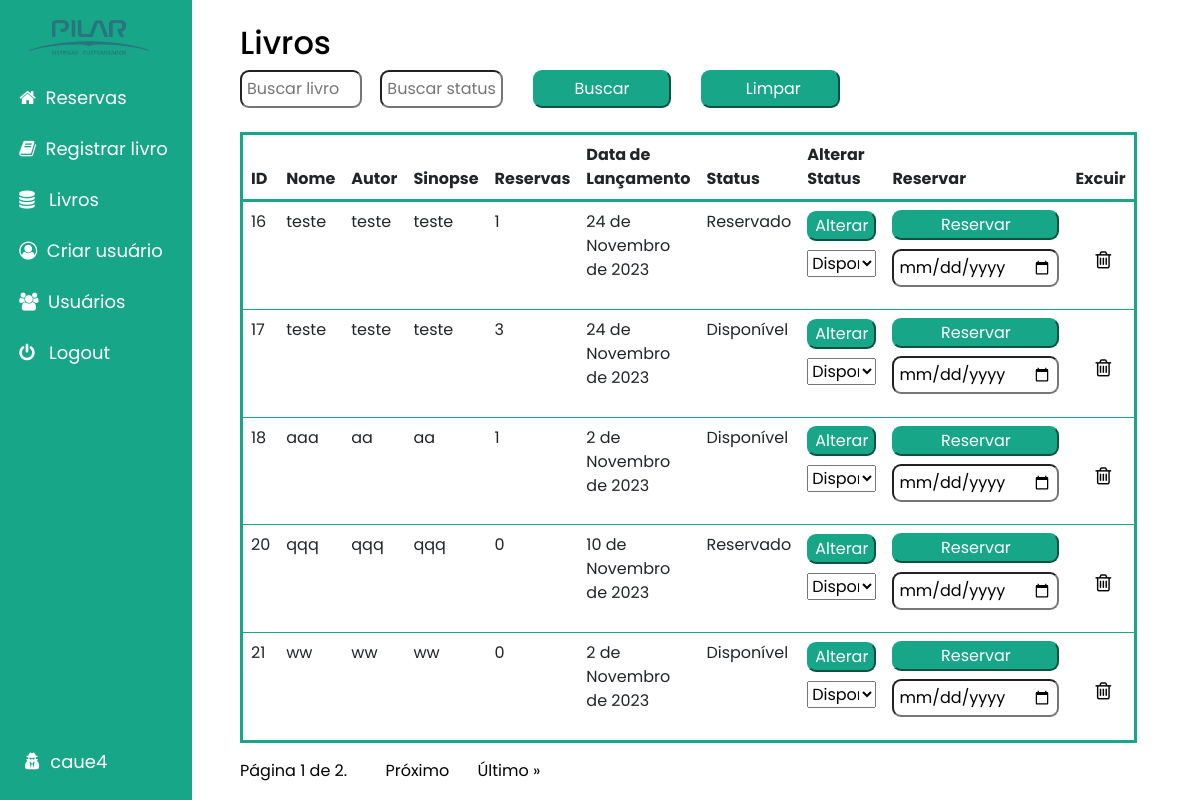
Page /show_books/filter/ (signed in) on the earlier database version.
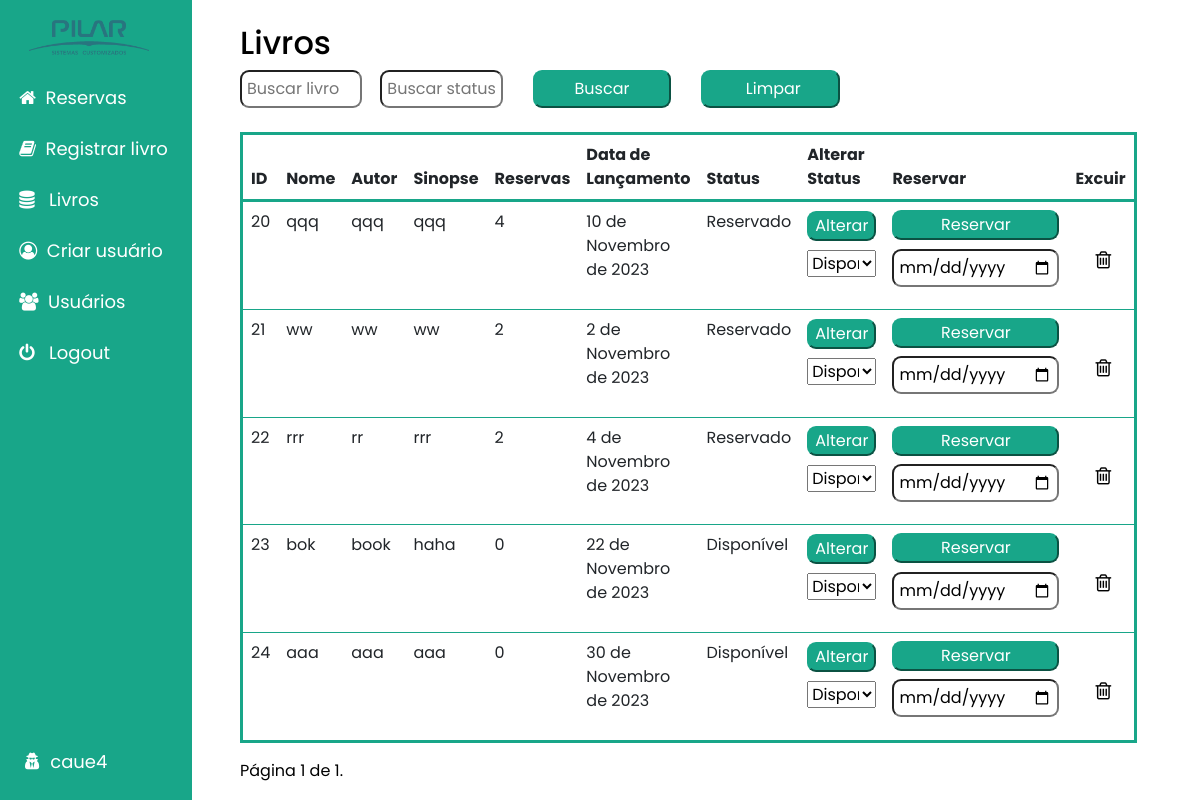
Same page on the later database version.
### main/models.py (models this page shows, shortened)
class Books(models.Model):
    name = models.CharField(max_length=200, blank=True, null=True)
    author = models.CharField(max_length=200, blank=True, null=True)
    synopsis = models.CharField(blank=True, null=True, max_length=200)
    reservations = models.ManyToManyField(Reservation, blank=True)
    reservas = models.IntegerField(default=0)
    data_lancamento = models.DateField(blank=True, null=True)
    STATUS_CHOICES = [
        ('Disponível', 'Disponível'),
        ('Reservado', 'Reservado'),
        ('Retirado', 'Retirado'),
    ]
    status = models.CharField(
        max_length=20,
        choices=STATUS_CHOICES,
        default='Disponível',
    )

### main/views.py (the view)
# urls.py: path("show_books/filter/", views.show_books_filter, name="show_books_filter"),
def show_books_filter(request):
    if request.user.is_authenticated:
        books = Books.objects.all()
        books_filter = BookFilter(request.GET, queryset=books)
        paginator = Paginator(books_filter.qs, 5)
        page = request.GET.get('page')
        try:
            books_data = paginator.page(page)
        except PageNotAnInteger:
            books_data = paginator.page(1)
        except EmptyPage:
            books_data = paginator.page(paginator.num_pages)
        return render(request, 'show_books_filters.html', {'books_data': books_data, 'form': books_filter})
    return redirect('index')

### main/templates/show_books_filters.html (shortened to what this page needs)
{% extends 'base.html' %}
{% load static %}
{% block content %}
<section class="wrapper" style="margin-left: 20%; margin-right: 30%; margin-top: 2%;">
<div class="table-wrapper">
    <h1 id="titles">Livros</h1>
    <form method="GET" action="{% url 'show_books_filter' %}" style="display: flex; align-items: center; flex-direction: row;">
        {% for field in form.form %}
            {% if field.name == 'name' %}
                <input type="{{ field.field.widget.input_type }}" name="name" value="" placeholder="Buscar livro">
            {% elif field.name == 'status' %}
                <input type="{{ field.field.widget.input_type }}" name="status" value="" placeholder="Buscar status">
            {% endif %}
        {% endfor %}
        <button type="submit" style="margin-left: 5%; padding-left: 15px; padding-right: 15px; padding-top: 5px; padding-bottom: 5px;">Buscar</button>
        <button type="submit" style="margin-left: 5%; padding-left: 15px; padding-right: 15px; padding-top: 5px; padding-bottom: 5px;"><a href="{% url 'show_books_filter' %}" style="margin-left: 5%"></a> Limpar</button>
    </form>
    <br>
    <table class="table" style="padding: 10px; border: 3px solid #18a689; border-radius: 5px; border-style: solid;">
        <thead class="table-head" style="color: white; background-color: #18a689; border: 3px solid #18a689;">
            <tr style="border: 1px solid black;">
                <th>ID</th>
                <th>Nome</th>
                <th>Autor</th>
                <th>Sinopse</th>
                <th>Reservas</th>
                <th>Data de Lançamento</th>
                <th>Status</th>
                <th>Alterar Status</th>
                <th>Reservar</th>
                <th>Excuir</th>
            </tr>
        </thead>
        <tbody>
        {% for book in books_data %}
            <tr style="padding: 10px;">
                <td>{{ book.id }}</td>
                <td>{{ book.name }}</td>
                <td>{{ book.author }}</td>
                <td>{{ book.synopsis }}</td>
                <td>{{ book.reservas }}</td>
                <td>{{ book.data_lancamento }}</td>
                <td>{{ book.status }}</td>
                <td>
                    <form method="POST" action="{% url 'update_book_status' book.id %}">
                        <button type="submit" style="margin-top: 1%;; margin-bottom: 13%;">Alterar</button>
                        <select name="new_status" style="width: 100%;">
                            <option value="Disponível">Disponível</option>
                        </select>
                        <br>
                        <br>
                    </form>
                </td>
                <td>
                    <form method="POST" action="{% url 'reserve_book' book.id %}">
                        <button style="margin-bottom: 5%;" type="submit" > Reservar </button>
                        <input type="date" style="width: 100%;" name="user_date">
                    </form>
                </td>
                <td>
                    <a style="margin-left: 20px; text-decoration: none;" href="{% url 'del_books' book.id %}" onclick="return confirm('Are you sure you want to delete this book?')">
                        <i id="cancel" class="fa fa-trash-o" aria-hidden="true" style="font-size: 20px; margin-top: 80%;"></i>
                    </a>
                </td>
            </tr>
        {% endfor %}
        </tbody>
    </table>
    <div>
        <span class="step-links">
            {% if books_data.number %}
                <span class="current" style="padding-right: 10px;">Página {{ books_data.number }} de {{ books_data.paginator.num_pages }}.</span>
            {% endif %}
            {% if books_data.has_next %}
                <a id="pagination" href="?page={{ books_data.next_page_number }}">Próximo</a>
                <a id="pagination" href="?page={{ books_data.paginator.num_pages }}">Último &raquo;</a>
            {% endif %}
        </span>
    </div>
</div>
</section>
{% endblock %}

Differences in the rows shown:
removed Books: id "16", name "teste", author "teste", synopsis "teste", reservas "1", data_lancamento "24 de Novembro de 2023", status "Reservado"
removed Books: id "17", name "teste", author "teste", synopsis "teste", reservas "3", data_lancamento "24 de Novembro de 2023", status "Disponível"
removed Books: id "18", name "aaa", author "aa", synopsis "aa", reservas "1", data_lancamento "2 de Novembro de 2023", status "Disponível"
changed Books "qqq": reservas "0" → "4"
changed Books "ww": reservas "0" → "2"; status "Disponível" → "Reservado"
now on this page (row edited): Books: id "22", name "rrr", author "rr", synopsis "rrr", reservas "2", data_lancamento "4 de Novembro de 2023", status "Reservado"
added Books: id "23", name "bok", author "book", synopsis "haha", reservas "0", data_lancamento "22 de Novembro de 2023", status "Disponível"
added Books: id "24", name "aaa", author "aaa", synopsis "aaa", reservas "0", data_lancamento "30 de Novembro de 2023", status "Disponível"
Other differences:
{{ books_data.paginator.num_pages }}: "2" → "1"
text no longer shown: "Próximo Último »"
